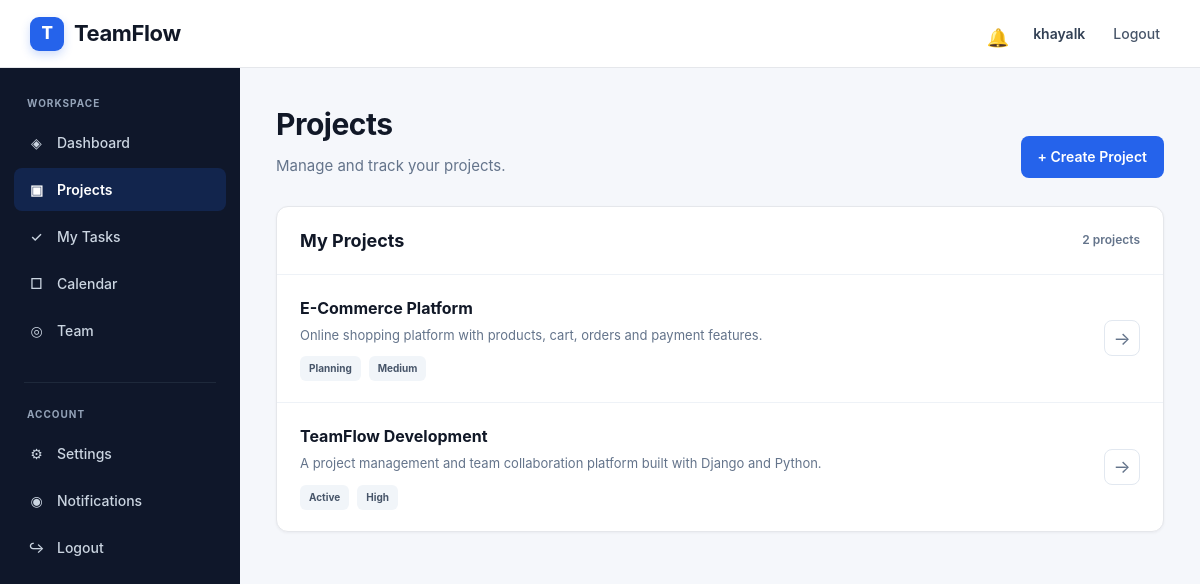
Page /projects/ (signed in) on the committed database.
### accounts/models.py (models this page shows, shortened)
class User(AbstractUser):
    profile_picture = models.ImageField(
        upload_to="profile_pictures/",
        blank=True,
        null=True
    )
    bio = models.TextField(
        blank=True
    )
    job_title = models.CharField(
        max_length=100,
        blank=True
    )

### projects/models.py (models this page shows, shortened)
class Project(models.Model):
    STATUS_CHOICES = [
        ("planning", "Planning"),
        ("active", "Active"),
        ("on_hold", "On Hold"),
        ("completed", "Completed"),
    ]
    PRIORITY_CHOICES = [
        ("low", "Low"),
        ("medium", "Medium"),
        ("high", "High"),
    ]
    name = models.CharField(max_length=200)
    description = models.TextField(blank=True)
    owner = models.ForeignKey(
        settings.AUTH_USER_MODEL,
        on_delete=models.CASCADE,
        related_name="owned_projects"
    )
    start_date = models.DateField(
        null=True,
        blank=True
    )
    due_date = models.DateField(
        null=True,
        blank=True
    )
    status = models.CharField(
        max_length=20,
        choices=STATUS_CHOICES,
        default="planning"
    )
    priority = models.CharField(
        max_length=10,
        choices=PRIORITY_CHOICES,
        default="medium"
    )
    created_at = models.DateTimeField(
        auto_now_add=True
    )
    updated_at = models.DateTimeField(
        auto_now=True
    )

### projects/views.py (the view)
# urls.py: path("", views.project_list, name="project_list"),
@login_required
def project_list(request):
    projects = Project.objects.filter(
        owner=request.user
    ).order_by("-created_at")
    return render(
        request,
        "projects/project_list.html",
        {
            "projects": projects
        }
    )

### notifications/context_processors.py (called while the page is built)
def notification_count(request):
    if request.user.is_authenticated:
        unread_count = Notification.objects.filter(
            recipient=request.user,
            is_read=False
        ).count()
    else:
        unread_count = 0
    return {
        "unread_notifications": unread_count
    }

### templates/projects/project_list.html (shortened to what this page needs)
{% extends "base.html" %}
{% block content %}
<div class="projects-page">
    <div class="projects-header">
        <div>
            <h1>
                Projects
            </h1>
            <p>
                Manage and track your projects.
            </p>
        </div>
        <a
            href="{% url 'create_project' %}"
            class="create-project-btn"
        >
            + Create Project
        </a>
    </div>
    <div class="projects-card">
        <div class="projects-card-header">
            <h2>
                My Projects
            </h2>
            <span class="project-count">
                {{ projects|length }}
                project{{ projects|length|pluralize }}
            </span>
        </div>
        {% if projects %}
            <div class="project-list">
                {% for project in projects %}
                    <div class="project-row">
                        <div class="project-main">
                            <h3 class="project-name">
                                <a
                                    href="{% url 'project_detail' project.id %}"
                                >
                                    {{ project.name }}
                                </a>
                            </h3>
                            <div class="project-description">
                                {{ project.description|default:"No description provided." }}
                            </div>
                            <div class="project-meta">
                                <span class="badge">
                                    {{ project.get_status_display }}
                                </span>
                                <span class="badge">
                                    {{ project.get_priority_display }}
                                </span>
                            </div>
                        </div>
                        <a
                            href="{% url 'project_detail' project.id %}"
                            class="project-arrow"
                            title="Open project"
                            aria-label="Open {{ project.name }}"
                        >
                            →
                        </a>
                    </div>
                {% endfor %}
            </div>
        {% endif %}
    </div>
</div>
{% endblock %}

### templates/base.html (shortened to what this page needs)
<!DOCTYPE html>
<html lang="en">
<head>
</head>
<body>
    <nav class="navbar">
        <a href="{% url 'dashboard' %}" class="logo">
            <span class="logo-mark">
                T
            </span>
            <span>
                TeamFlow
            </span>
        </a>
        <div class="user-area">
            {% if user.is_authenticated %}
                <a
                    href="{% url 'notification_list' %}"
                    class="notification-link"
                    title="Notifications"
                >
                    <span class="notification-icon">
                        🔔
                    </span>
                </a>
                <span class="user-name">
                    {{ user.username }}
                </span>
                <a
                    href="{% url 'logout' %}"
                    class="logout-top"
                >
                    Logout
                </a>
            {% endif %}
        </div>
    </nav>
    <aside class="sidebar">
        <div class="sidebar-section">
            <div class="sidebar-title">
                Workspace
            </div>
            <a
                href="{% url 'dashboard' %}"
                class="{% if request.resolver_match.url_name == 'dashboard' %}active{% endif %}"
            >
                <span class="sidebar-icon">
                    ◈
                </span>
                Dashboard
            </a>
            <a
                href="{% url 'project_list' %}"
                class="{% if request.resolver_match.url_name == 'project_list' or request.resolver_match.url_name == 'project_detail' or request.resolver_match.url_name == 'create_project' or request.resolver_match.url_name == 'edit_project' %}active{% endif %}"
            >
                <span class="sidebar-icon">
                    ▣
                </span>
                Projects
            </a>
            <a
                href="{% url 'my_tasks' %}"
                class="{% if request.resolver_match.url_name == 'my_tasks' %}active{% endif %}"
            >
                <span class="sidebar-icon">
                    ✓
                </span>
                My Tasks
            </a>
            <a
                href="{% url 'calendar' %}"
                class="{% if request.resolver_match.url_name == 'calendar' %}active{% endif %}"
            >
                <span class="sidebar-icon">
                    □
                </span>
                Calendar
            </a>
            <a
                href="{% url 'team_list' %}"
                class="{% if request.resolver_match.url_name == 'team_list' %}active{% endif %}"
            >
                <span class="sidebar-icon">
                    ◎
                </span>
                Team
            </a>
        </div>
        <div class="sidebar-divider"></div>
        <div class="sidebar-section">
            <div class="sidebar-title">
                Account
            </div>
            <a
                href="{% url 'profile' %}"
                class="{% if request.resolver_match.url_name == 'profile' %}active{% endif %}"
            >
                <span class="sidebar-icon">
                    ⚙
                </span>
                Settings
            </a>
            <a
                href="{% url 'notification_list' %}"
                class="{% if request.resolver_match.url_name == 'notification_list' %}active{% endif %}"
            >
                <span class="sidebar-icon">
                    ◉
                </span>
                Notifications
            </a>
            <a href="{% url 'logout' %}">
                <span class="sidebar-icon">
                    ↪
                </span>
                Logout
            </a>
        </div>
    </aside>
    <main class="main-content">
        {% block content %}
        {% endblock %}
    </main>
</body>
</html>

### templates/base.html (style rules this page uses)
* { box-sizing: border-box; margin: 0; padding: 0; }
:root { --primary: #2563eb; --primary-dark: #1d4ed8; --sidebar: #0f172a; --sidebar-hover: #1e293b; --sidebar-active: #2563eb; --background: #f5f7fb; --surface: #ffffff; --border: #e5e7eb; --text: #111827; --muted: #64748b; --muted-light: #94a3b8; --danger: #dc2626; --shadow: 0 1px 3px rgba(15, 23, 42, 0.06); }
html { scroll-behavior: smooth; }
body { font-family: Inter, -apple-system, BlinkMacSystemFont, "Segoe UI", Arial, sans-serif; background: var(--background); color: var(--text); line-height: 1.5; min-height: 100vh; }
a { color: inherit; text-decoration: none; }
.navbar { position: fixed; top: 0; left: 0; right: 0; z-index: 1000; height: 68px; background: rgba(255, 255, 255, 0.96); backdrop-filter: blur(10px); border-bottom: 1px solid var(--border); display: flex; align-items: center; justify-content: space-between; padding: 0 30px; }
.logo { display: flex; align-items: center; gap: 10px; font-size: 22px; font-weight: 750; letter-spacing: -0.4px; color: var(--text); }
.logo-mark { width: 34px; height: 34px; display: flex; align-items: center; justify-content: center; border-radius: 9px; background: var(--primary); color: white; font-size: 17px; font-weight: 800; box-shadow: 0 4px 10px rgba(37, 99, 235, 0.22); }
.user-area { display: flex; align-items: center; gap: 18px; }
.user-name { color: #334155; font-size: 14px; font-weight: 600; }
.logout-top { color: #475569; font-size: 14px; font-weight: 500; padding: 8px 10px; border-radius: 7px; transition: 0.15s ease; }
.notification-link { position: relative; width: 38px; height: 38px; display: flex; align-items: center; justify-content: center; border-radius: 9px; color: #475569; font-size: 18px; transition: 0.15s ease; }
.notification-icon { width: 19px; height: 19px; }
.sidebar { position: fixed; top: 68px; left: 0; bottom: 0; width: 240px; background: var(--sidebar); color: white; padding: 28px 14px; overflow-y: auto; z-index: 900; }
.sidebar-section { margin-bottom: 30px; }
.sidebar-title { padding: 0 13px; margin-bottom: 10px; color: var(--muted-light); font-size: 10px; font-weight: 700; letter-spacing: 1px; text-transform: uppercase; }
.sidebar a { display: flex; align-items: center; gap: 11px; width: 100%; padding: 11px 13px; margin-bottom: 4px; border-radius: 8px; color: #cbd5e1; font-size: 14px; font-weight: 500; transition: background 0.15s ease, color 0.15s ease, transform 0.15s ease; }
.sidebar a.active { background: rgba(37, 99, 235, 0.18); color: white; font-weight: 600; }
.sidebar-icon { width: 19px; height: 19px; display: inline-flex; align-items: center; justify-content: center; color: currentColor; flex-shrink: 0; }
.sidebar-divider { height: 1px; background: #1e293b; margin: 24px 10px; }
.main-content { margin-left: 240px; padding: 102px 36px 45px; min-height: 100vh; }
.main-content > * { max-width: 1250px; margin-left: auto; margin-right: auto; }

### rows in the picture
User: username "khayalk"
Project: name "E-Commerce Platform", description "Online shopping platform with products, cart, orders and payment features.", status "Planning", priority "Medium"
Project: name "TeamFlow Development", description "A project management and team collaboration platform built with Django and Python.", status "Active", priority "High"

### other values in the picture
{{ projects|length }} "2"
